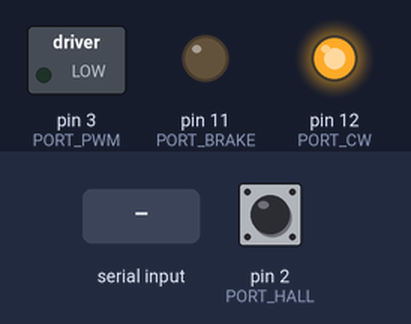
Simulated run of this sketch. Board: Arduino Uno, built with avr-gcc and run on an emulated ATmega328P. Parts: switched loads named in the sketch (green lamp = pin HIGH), output pins drawn as LEDs (lit = HIGH). Inputs (shaded band) come from the test bench; at power-on: pin 2 (PORT_HALL) HIGH. What the sketch prints to the serial monitor is not drawn.

Above: at 1.2 s.
1.3 s: "f" received over Serial
At 1.7 s:
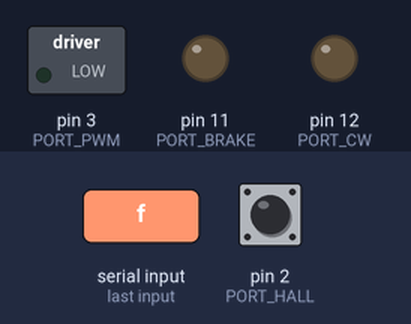
2.8 s: "b" received over Serial
At 4.0 s:
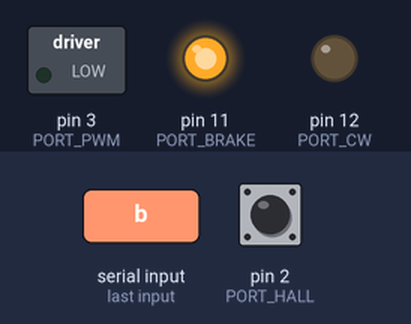
4.3 s: "z" received over Serial
At 5.2 s:
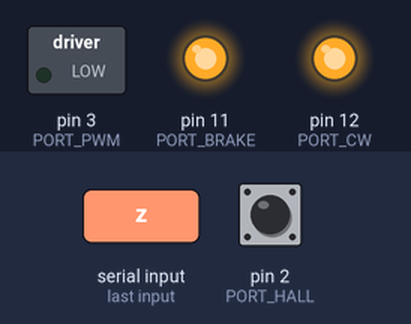
5.8 s: "4" received over Serial
At 6.3 s:
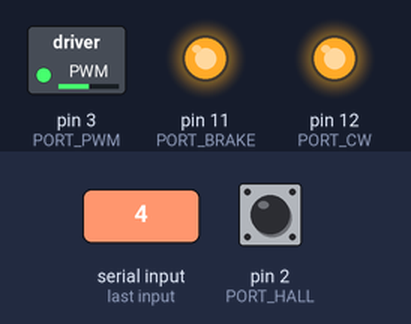
Timing chart, 0 to 8.3 s (numbered marks = the images above; inputs shaded):
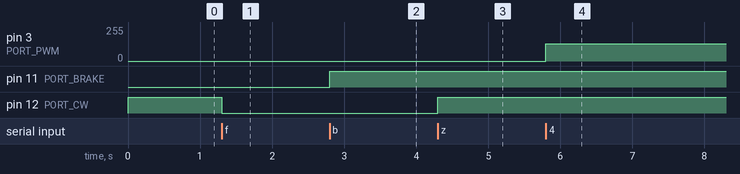

Measured:
- after the input at 1.3 s, pin 12 (PORT_CW): HIGH → LOW at once
- after the input at 2.8 s, pin 11 (PORT_BRAKE): LOW → HIGH at once
- after the input at 4.3 s, pin 12 (PORT_CW): LOW → HIGH at once
- after the input at 5.8 s, pin 3 (PORT_PWM): 0/255 → 128/255 at once

The sketch:

10.sensored.bldc.ino
```cpp
#include <TimerOne.h>
#define DUMP_VAR(x)  { \
  Serial.print(__LINE__);\
  Serial.print("@@"#x"=<");\
  Serial.print(x);\
  Serial.print(">&$");\
  Serial.print("\r\n");\
}

#define PORT_BRAKE 11
#define PORT_CW 12
#define PORT_PWM 3
#define PORT_HALL 2

static long iHallTurnCounter = 0;

void setup() {
  // initialize port for motor control
  pinMode(PORT_BRAKE, OUTPUT);
  pinMode(PORT_CW, OUTPUT);
  pinMode(PORT_PWM, OUTPUT);
  pinMode(PORT_HALL, INPUT_PULLUP);
  attachInterrupt(digitalPinToInterrupt(PORT_HALL),HallTurnCounterInterrupt , FALLING);

  // clock prescale by 1, PWM frequency: 32KHz
  TCCR2B = TCCR2B & 0xF8 | 0x01;

  Serial.begin(115200);
  Serial.print("goto start!!!\n");
  digitalWrite(PORT_BRAKE,LOW);
  digitalWrite(PORT_CW,HIGH);
  analogWrite(PORT_PWM, 0);
}

static int32_t iMainLoopCounter = 0;
const static int32_t iMainLoopPrintA = 1024;
const static int32_t iMainLoopPrintB = 16;
const static int32_t iMainLoopPrintSkip = iMainLoopPrintA*iMainLoopPrintB;
void loop() {
  auto diff = iMainLoopCounter - iMainLoopPrintSkip;
  //DUMP_VAR(diff);
  //DUMP_VAR(iMainLoopPrintSkip);
  if(  diff > 0 ) {
    //DUMP_VAR(iHallTurnCounter);
    iMainLoopCounter = 0;
  } else {
  }
  iMainLoopCounter++;
  //DUMP_VAR(iMainLoopCounter);
  if (Serial.available() > 0) {
    char incomingByte = Serial.read();
    if(incomingByte == 'z') {
      digitalWrite(PORT_CW,HIGH);
    }
    if(incomingByte == 'f') {
      digitalWrite(PORT_CW,LOW);
    }
    if(incomingByte == 'b') {
      digitalWrite(PORT_BRAKE,HIGH);
    }
    if(incomingByte == 'e') {
      digitalWrite(PORT_BRAKE,LOW);
    }
    if(incomingByte == '0') {
      analogWrite(PORT_PWM, 0);
      digitalWrite(PORT_BRAKE,LOW);
    }
    if(incomingByte == '1') {
      analogWrite(PORT_PWM, 16);
    }
    if(incomingByte == '2') {
      analogWrite(PORT_PWM, 32);
    }
    if(incomingByte == '3') {
      analogWrite(PORT_PWM, 64);
    }
    if(incomingByte == '4') {
      analogWrite(PORT_PWM, 128);
    }
    if(incomingByte == '5') {
      analogWrite(PORT_PWM, 255);
    }
  }

}

void HallTurnCounterInterrupt(void) {
  iHallTurnCounter++;
}
```
